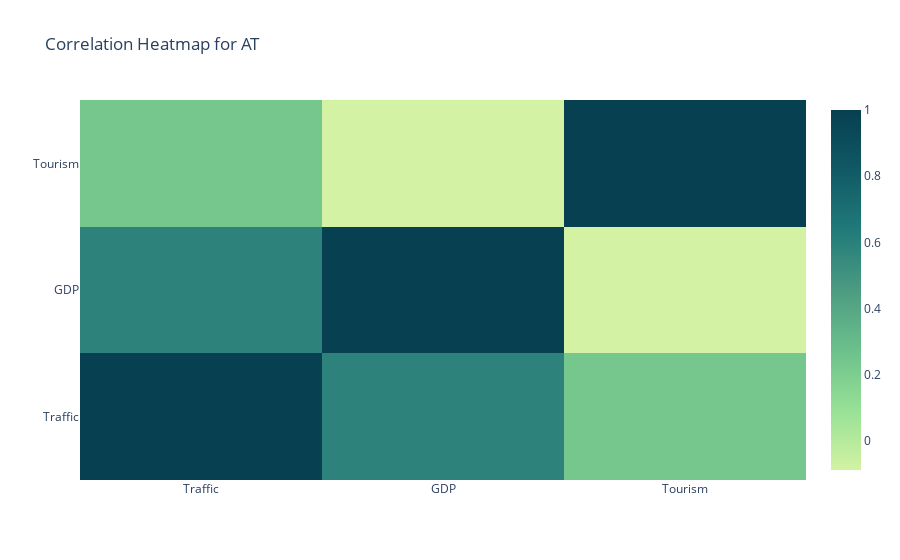

Notebook code cell kept with this figure:
### Markdown cell above
### Correlation heatmap

### Code cell
def generate_correlation_heatmap(country):
    country_data = merged_data[merged_data['geo'] == country]
    correlation_matrix = country_data[['Traffic', 'GDP', 'Tourism']].corr()
    
    heatmap = go.Figure(data=go.Heatmap(
        z=correlation_matrix.values,
        x=correlation_matrix.columns,
        y=correlation_matrix.index,
        colorscale=px.colors.sequential.Emrld))

    heatmap.update_layout(title=f'Correlation Heatmap for {country}')
    return heatmap

output = Output()

@interact(country=countries)
def interactive_heatmap(country):
    with output:
        heatmap = generate_correlation_heatmap(country)
        heatmap.show()

### Figure 1 — Plotly figure (JSON) as saved in the notebook; plotly's stock layout.template omitted (floating-point values rounded to 4 significant figures)
{"data": [{"colorscale": [[0, "rgb(211, 242, 163)"], [0.1667, "rgb(151, 225, 150)"], [0.3333, "rgb(108, 192, 139)"], [0.5, "rgb(76, 155, 130)"], [0.6667, "rgb(33, 122, 121)"], [0.8333, "rgb(16, 89, 101)"], [1, "rgb(7, 64, 80)"]], "type": "heatmap", "x": ["Traffic", "GDP", "Tourism"], "y": ["Traffic", "GDP", "Tourism"], "z": [[1, 0.5861, 0.2382], [0.5861, 1, -0.08696], [0.2382, -0.08696, 1]]}], "layout": {"title": {"text": "Correlation Heatmap for AT"}}}
